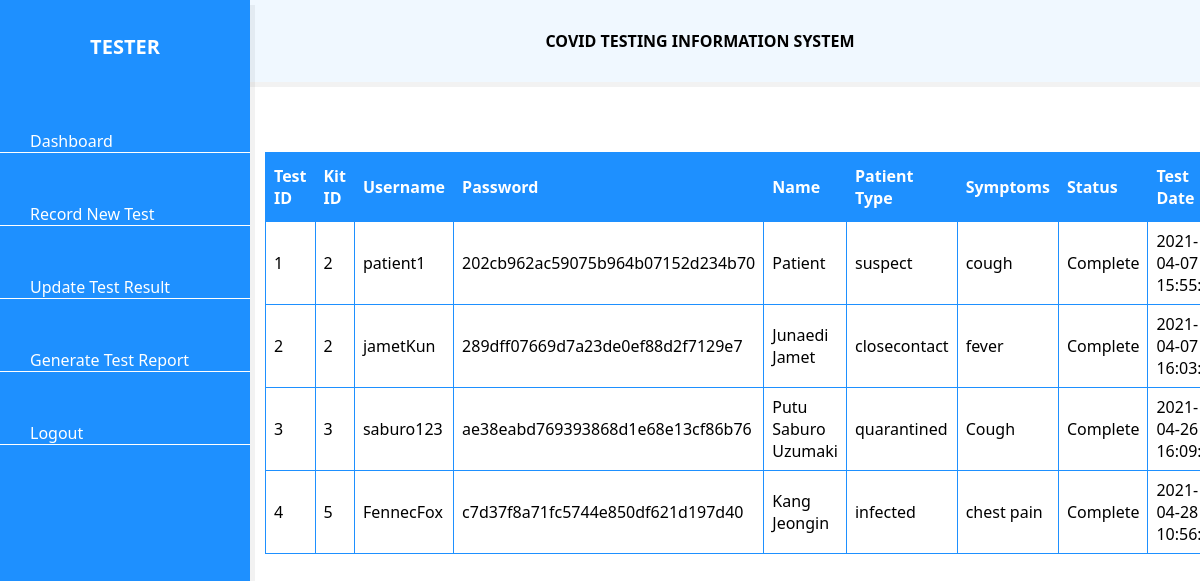
The page /PatientData.php (signed in) on the database its author committed.
### tables this page shows
CREATE TABLE `covidtest` (
  `testID` int(255) NOT NULL,
  `kitID` int(255) NOT NULL,
  `username` varchar(255) NOT NULL,
  `password` varchar(255) NOT NULL,
  `name` varchar(255) NOT NULL,
  `symptoms` varchar(255) NOT NULL,
  `patientType` varchar(255) NOT NULL,
  `status` varchar(255) NOT NULL,
  `testDate` timestamp NOT NULL DEFAULT CURRENT_TIMESTAMP,
  `result` varchar(255) NOT NULL
);

### PatientData.php (the view, shortened to what this page needs)
<?php
if (isset($_SESSION['username'])) {
?>
<!DOCTYPE html>
<html lang="en">
<head>
	<link rel="stylesheet" href="dashboardcss/style.css" />
	<link rel="stylesheet" href="dataTables.bootstrap4.min.css" />
</head>
<body>
	<div class="sidebar">
      <h2>Tester</h2>
      <ul class="nav">
        <li>
          <a href="dashboardTester.php">
            <span>Dashboard</span>
          </a>
        </li>
		<li>
          <a href="RecordNewTestForm.php">
            <span>Record New Test</span>
          </a>
        </li>
        <li>
          <a href="UpdateTestResult.php">
            <span>Update Test Result</span>
          </a>
        </li>
        <li>
          <a href="TesterGenerateTestReport.php">
            <span>Generate Test Report</span>
          </a>
        </li>
        <li>
          <a href="Logout.php">
            <span>Logout</span>
          </a>
        </li>
      </ul>
    </div>
    <div class="main">
      <b>COVID TESTING INFORMATION SYSTEM</b>
    </div>
	<?php include "db_conn.php";?>
	<div style="overflow-x: auto;">
		<table id="patient">
			<thead>
				<tr>
					<th>Test ID</th>
					<th>Kit ID</th>
					<th>Username</th>
					<th>Password</th>
					<th>Name</th>
					<th>Patient Type</th>
                    <th>Symptoms</th>
					<th>Status</th>
					<th>Test Date</th>
				</tr>
			</thead>
			<tbody>
			<?php
				$data = mysqli_query($conn, "SELECT * FROM covidtest");
				while($display = mysqli_fetch_array($data)){
					echo "
					<tr>
						<td>$display[testID]</td>
						<td>$display[kitID]</td>
						<td>$display[username]</td>
						<td>$display[password]</td>
						<td>$display[name]</td>
						<td>$display[patientType]</td>
						<td>$display[symptoms]</td>
						<td>$display[status]</td>
						<td>$display[testDate]</td>
						<td>
							<a href='UpdateRecordNewTestForm.php?id=$display[testID]'> Update </a>
						</td>
					</tr>";
				}
			?>
			</tbody>
		</table>
	</div>
  </body>
</html>
<?php
}

### dashboardcss/style.css (style rules this page uses)
* { margin: 0; padding: 0; text-decoration: none; }
body { box-sizing: border-box; font-family: 'Segoe UI', Tahoma, Geneva, Verdana, sans-serif; }
.sidebar { position: fixed; background: #1E90FF; box-shadow: 5px 5px rgba(0, 0, 0, 0.05); width: 250px; height: 100%; top: 0; left: 0; z-index: 1; }
.sidebar h2 { text-align: center; font-size: 20px; text-transform: uppercase; color: #ffffff; background: #1E90FF; padding: 20px; font-weight: bold; }
.sidebar ul li { border-bottom: 1px solid #ffffff; margin: 50px 0; }
.sidebar ul li a { color: #ffffff; padding: 0 30px; }
.main { text-align: center; background: #F0F8FF; box-shadow: 5px 5px rgba(0, 0, 0, 0.05); margin-left: 200px; padding: 30px; }
h2 { color: #FFFFFF; text-align: center; margin-bottom: 40px; }
h2 { margin-top: 5%; }
#patient { border-collapse: collapse; width: 85.3%; margin-left: 265px; margin-top: 70px; }
#patient td, #patient th { border: 1px solid #1E90FF; padding: 8px; }
#patient th { padding-top: 12px; padding-bottom: 12px; text-align: left; background-color: #1E90FF; color: white; }

### rows shown on the page
covidtest: testID "1", kitID "2", username "patient1", password "202cb962ac59075b964b07152d234b70", name "Patient", patientType "suspect", symptoms "cough", status "Complete", testDate "2021-04-07…"
covidtest: testID "2", kitID "2", username "jametKun", password "289dff07669d7a23de0ef88d2f7129e7", name "Junaedi Jamet", patientType "closecontact", symptoms "fever", status "Complete", testDate "2021-04-07…"
covidtest: testID "3", kitID "3", username "saburo123", password "ae38eabd769393868d1e68e13cf86b76", name "Putu Saburo Uzumaki", patientType "quarantined", symptoms "Cough", status "Complete", testDate "2021-04-26…"
covidtest: testID "4", kitID "5", username "FennecFox", password "c7d37f8a71fc5744e850df621d197d40", name "Kang Jeongin", patientType "infected", symptoms "chest pain", status "Complete", testDate "2021-04-28…"
